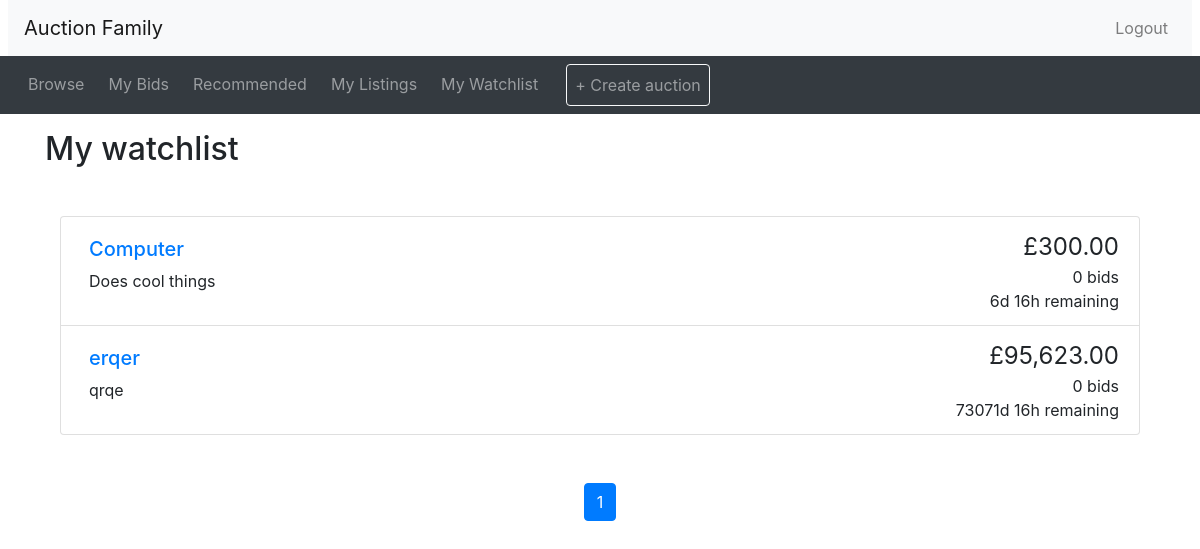
Screenshot of /mywatchlist.php (signed in) with the database file from the repository.
### tables this page shows
CREATE TABLE IF NOT EXISTS `tbl_listings` (
  `listing_id` int(11) NOT NULL AUTO_INCREMENT,
  `title` varchar(500) DEFAULT NULL,
  `details` text,
  `category_id` int(11) DEFAULT NULL,
  `starting_price` varchar(100) DEFAULT NULL,
  `reserve_price` varchar(100) DEFAULT NULL,
  `end_date` datetime DEFAULT NULL,
  `user_id` int(11) DEFAULT NULL,
  `is_active` int(11) DEFAULT NULL,
  `created_at` datetime DEFAULT NULL,
  `deleted_at` datetime DEFAULT NULL,
  PRIMARY KEY (`listing_id`) USING BTREE,
  KEY `user_id` (`user_id`) USING BTREE,
  KEY `category_id` (`category_id`) USING BTREE
);

### utilities.php (the view, shortened to what this page needs)
<?php
function display_time_remaining($interval) {
    if ($interval->days == 0 && $interval->h == 0) {
      $time_remaining = $interval->format('%im %Ss');
    }
    else if ($interval->days == 0) {
      $time_remaining = $interval->format('%hh %im');
    }
    else {
      $time_remaining = $interval->format('%ad %hh');
    }
  return $time_remaining;
}
function print_listing_li($item_id, $title, $desc, $price, $num_bids, $end_time)
{
  if (strlen($desc) > 250) {
    $desc_shortened = substr($desc, 0, 250) . '...';
  }
  else {
    $desc_shortened = $desc;
  }
  if ($num_bids == 1) {
    $bid = ' bid';
  }
  else {
    $bid = ' bids';
  }
  $now = new DateTime();
  if ($now > $end_time) {
    $time_remaining = 'This auction has ended';
  }
  else {
    $time_to_end = date_diff($now, $end_time);
    $time_remaining = display_time_remaining($time_to_end) . ' remaining';
  }
  echo('
    <li class="list-group-item d-flex justify-content-between">
    <div class="p-2 mr-5"><h5><a href="listing.php?item_id=' . $item_id . '">' . $title . '</a></h5>' . $desc_shortened . '</div>
    <div class="text-right text-nowrap"><span style="font-size: 1.5em">£' . number_format($price, 2) . '</span><br/>' . $num_bids . $bid . '<br/>' . $time_remaining . '</div>
  </li>'
  );
}
?>

### mywatchlist.php (shortened to what this page needs)
<?php include_once("header.php")?>
<?php require("utilities.php")?>
<?php include 'include\dbconfig.php'?>
<div class="container">
<h2 class="my-3">My watchlist</h2>
<?php
$results_per_page = 10;
	$id = $_SESSION['user']['id'];
	$watchlist_listing_query = "SELECT * FROM tbl_listings as listings WHERE listings.listing_id IN (SELECT listing_id FROM watchlist WHERE user_id = $id) LIMIT $results_per_page";
	$num_watchlist_query = "SELECT COUNT(listing_id) FROM watchlist WHERE user_id = $id";
	$num_watchlist_result = mysqli_query($mysqli, $num_watchlist_query)
			or die('Error making watchlist count query');
	$row = mysqli_fetch_array($num_watchlist_result);
	if ($row[0] < 1) {
		$max_page = 1;
	}
	else {
		$max_page = ceil($row[0] / $results_per_page);
	}
	if (!isset($_GET['page']))
		{
		$curr_page = 1;
	}
?>
<div class="container mt-5">
<ul class="list-group">
<?php
	$result = mysqli_query($mysqli, $watchlist_listing_query)
		or die('Error making recco select id query');
	while ($row = mysqli_fetch_array($result))
	{
		$count_bid_query = "SELECT COUNT(*) FROM biding WHERE listing_id = {$row['listing_id']}";
		$count_bid_result = mysqli_query($mysqli, $count_bid_query)
			or die('Error making top bid query');
		$bid_count = mysqli_fetch_array($count_bid_result);
		if ($bid_count[0] == 0) {
			print_listing_li($row['listing_id'], $row['title'], $row['details'], $row['starting_price'], $bid_count[0], date_create($row['end_date']));
		}
	}
?>
</ul>
<nav aria-label="Search results pages" class="mt-5">
  <ul class="pagination justify-content-center">
<?php
  $querystring = "";
  $high_page_boost = max(3 - $curr_page, 0);
  $low_page_boost = max(2 - ($max_page - $curr_page), 0);
  $low_page = max(1, $curr_page - 2 - $low_page_boost);
  $high_page = min($max_page, $curr_page + 2 + $high_page_boost);
  for ($i = $low_page; $i <= $high_page; $i++) {
    if ($i == $curr_page) {
      echo('
    <li class="page-item active">');
    }
    else {
      echo('
    <li class="page-item">');
    }
    echo('
      <a class="page-link" href="mywatchlist.php?' . $querystring . 'page=' . $i . '">' . $i . '</a>
    </li>');
  }
?>
  </ul>
</nav>
</div>
<?php include_once("footer.php")?>

### rows the page displays
tbl_listings: title "Computer", details "Does cool things", starting_price "300.00", num_bids "0", bid "bids", time_remaining "6d 16h remaining"
tbl_listings: title "erqer", details "qrqe", starting_price "95,623.00", num_bids "0", bid "bids", time_remaining "73071d 16h remaining"
